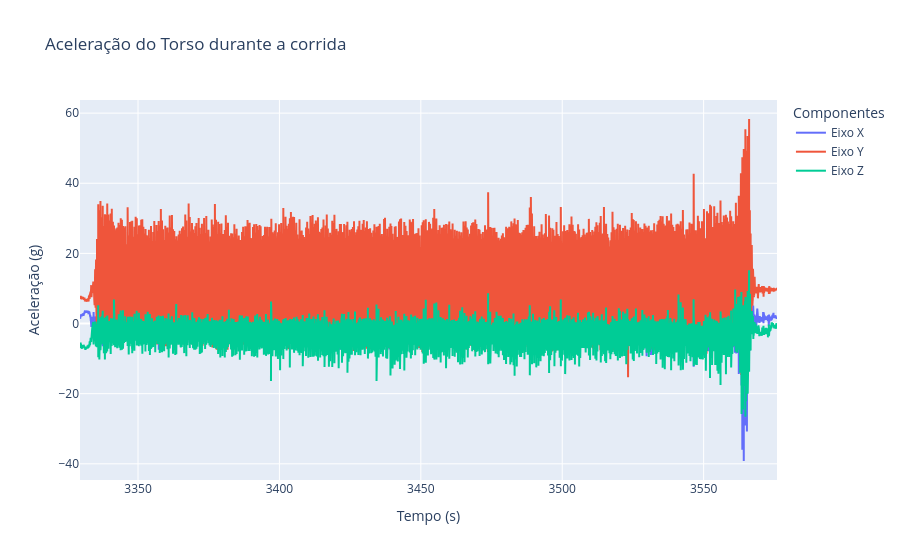

The code cell stored with this chart in its notebook:
### Code cell
inds = df['activity_id'] == 5
fig = go.Figure()
fig.add_trace(go.Scatter(x=df[inds]['timestamp'], y=df[inds]['IMU_chest_acc16_x'], mode='lines', name='Eixo X'))
fig.add_trace(go.Scatter(x=df[inds]['timestamp'], y=df[inds]['IMU_chest_acc16_y'], mode='lines', name='Eixo Y'))
fig.add_trace(go.Scatter(x=df[inds]['timestamp'], y=df[inds]['IMU_chest_acc16_z'], mode='lines', name='Eixo Z'))
fig.update_layout(xaxis_title='Tempo (s)', yaxis_title='Aceleração (g)', legend_title='Componentes', title='Aceleração do Torso durante a corrida')
fig.show()

### Figure 1 — Plotly figure (JSON) as saved in the notebook; plotly's stock layout.template omitted (floating-point values rounded to 4 significant figures; data arrays with more than 128 entries replaced by an {"elided": "..."} marker saying what was removed)
{"data": [{"mode": "lines", "name": "Eixo X", "type": "scatter", "x": {"elided": "24646 float values"}, "y": {"elided": "24646 float values"}}, {"mode": "lines", "name": "Eixo Y", "type": "scatter", "x": {"elided": "24646 float values"}, "y": {"elided": "24646 float values"}}, {"mode": "lines", "name": "Eixo Z", "type": "scatter", "x": {"elided": "24646 float values"}, "y": {"elided": "24646 float values"}}], "layout": {"legend": {"title": {"text": "Componentes"}}, "title": {"text": "Aceleração do Torso durante a corrida"}, "xaxis": {"title": {"text": "Tempo (s)"}}, "yaxis": {"title": {"text": "Aceleração (g)"}}}}
